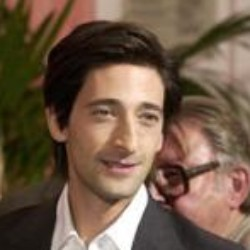
%> input picture Submission2/Implementation code and data/data/1.jpg, 250 x 250 px
$ octave test.m   (GNU Octave 9; MATLAB toolbox functions it lacks are replaced by stand-ins)
%> lines starting %> are read from the running program, lines starting %| are printed output that depends on the picture
clear all;
clc;

%% Import Image %% Make Image corrupted
RGB = imread('.\data\1.jpg');% convert given file into RGB
%> RGB is the input picture: size 250x250x3 uint8; mean R, G, B 112.4, 90, 71.6
RGB = imnoise(RGB,'salt & pepper',0.02);
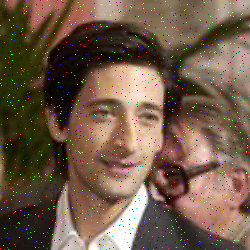
%> RGB: size 250x250x3 uint8; mean R, G, B 112.7, 90.7, 72.6
t = rgb2gray(RGB);% convert RGB file into gray image
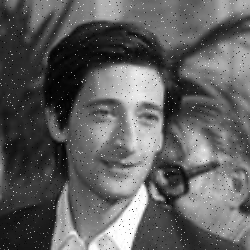
%> t: size 250x250 uint8; min 0, max 255, mean 95.2
t = im2double(t);% convert uint8 value to double for computation
%> t: size 250x250 double

%% require principal axes
k = 200;

%% Apply PPCA on data corrupted data matrix
%> (the run ends here)

$ run again, with Submission2/Implementation code and data/data/3.jpg copied over Submission2/Implementation code and data/data/1.jpg
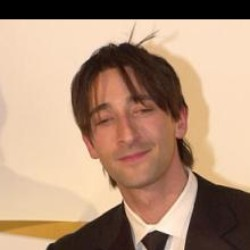
%> input picture Submission2/Implementation code and data/data/3.jpg, 250 x 250 px
%> RGB is the input picture: size 250x250x3 uint8; mean R, G, B 175.8, 144.3, 120.3
%> `RGB = imnoise(RGB,'salt & pepper',0.02);`:
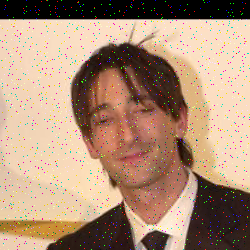
%> RGB: size 250x250x3 uint8; mean R, G, B 174.7, 143.9, 120.3
%> `t = rgb2gray(RGB);`:
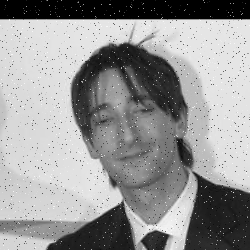
%> t: size 250x250 uint8; min 0, max 254, mean 150.5

$ run again, with Submission2/Implementation code and data/data/4.jpg copied over Submission2/Implementation code and data/data/1.jpg
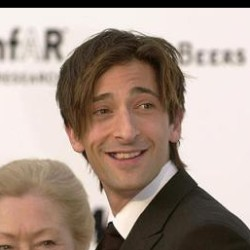
%> input picture Submission2/Implementation code and data/data/4.jpg, 250 x 250 px
%> RGB is the input picture: size 250x250x3 uint8; mean R, G, B 166.4, 148.3, 136.9
%> `RGB = imnoise(RGB,'salt & pepper',0.02);`:
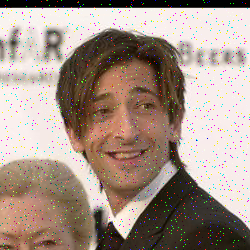
%> RGB: size 250x250x3 uint8; mean R, G, B 165.6, 147.8, 136.7
%> `t = rgb2gray(RGB);`:
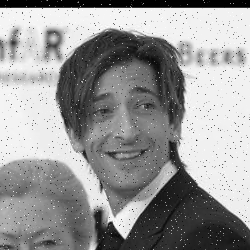
%> t: size 250x250 uint8; min 0, max 254, mean 151.9

$ run again, with Submission2/Implementation code and data/data/5.jpg copied over Submission2/Implementation code and data/data/1.jpg
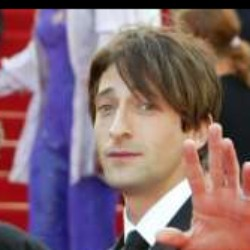
%> input picture Submission2/Implementation code and data/data/5.jpg, 250 x 250 px
%> RGB is the input picture: size 250x250x3 uint8; mean R, G, B 131, 103.2, 110.9
%> `RGB = imnoise(RGB,'salt & pepper',0.02);`:
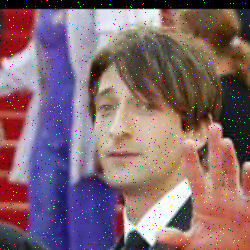
%> RGB: size 250x250x3 uint8; mean R, G, B 131, 103.6, 111.1
%> `t = rgb2gray(RGB);`:
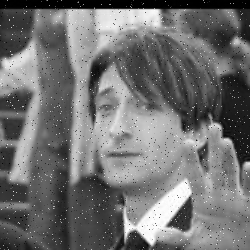
%> t: size 250x250 uint8; min 0, max 255, mean 112.7
